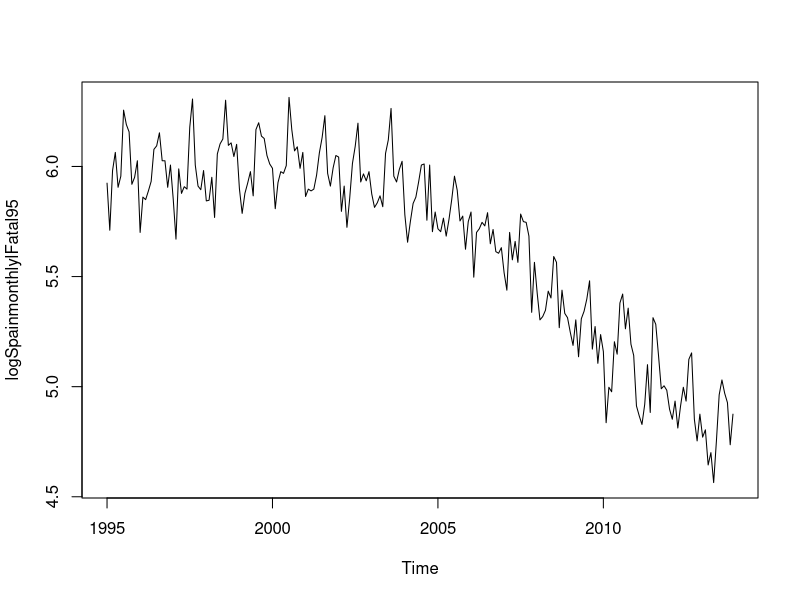
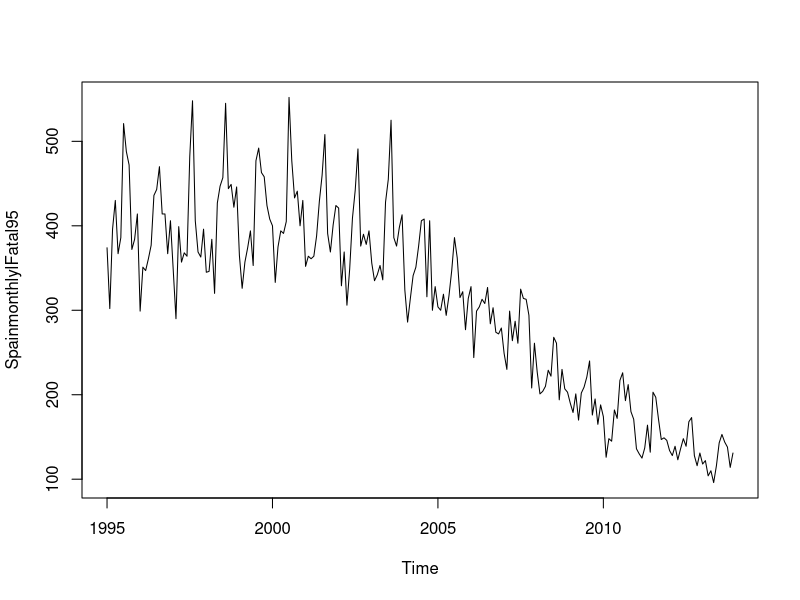
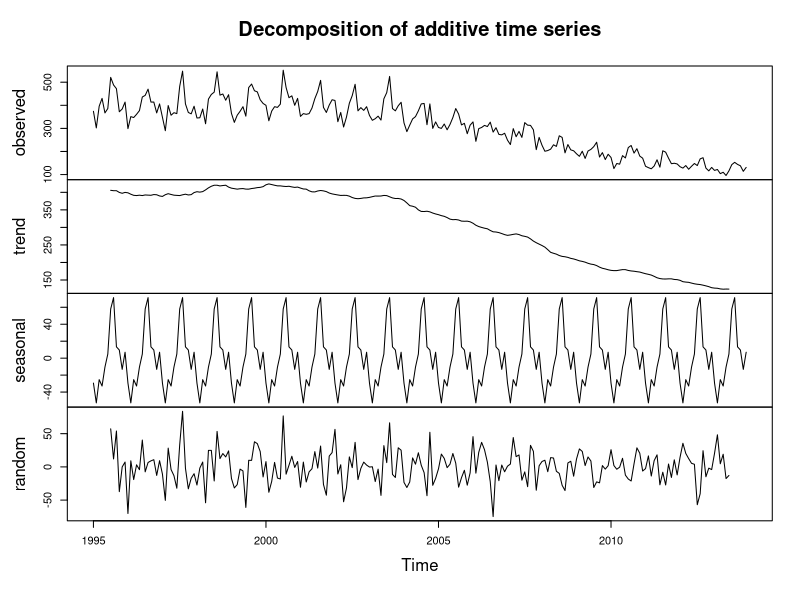
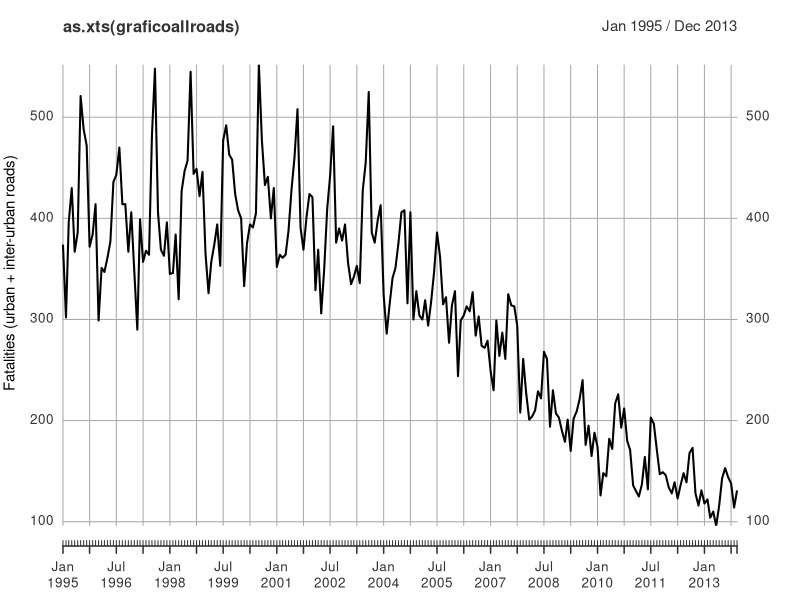
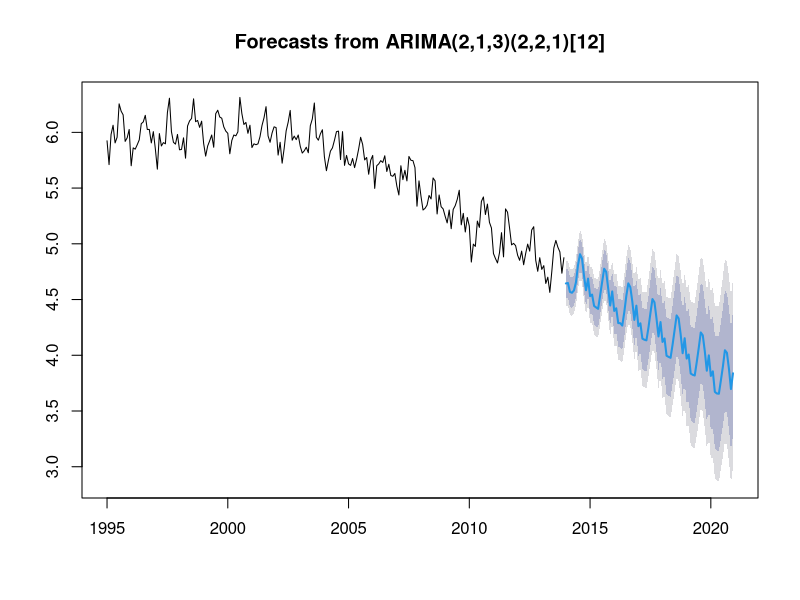

Source code (R) for these figures, in order: (Note: this script raises an error after producing the figures.)
library(forecast)
library(xts)
library(tseries)

#monthly data allroads roads from 1995 to 2013

Spainmonthly95 <- read.csv("monthlydata_allroads_1995.csv", sep= ";")

SpainmonthlylFatal95 <- ts(Spainmonthly95$fatalities, start=c(1995,1), end= c(2013,12), frequency=12)

summary(SpainmonthlylFatal95)

logSpainmonthlylFatal95 <- log(SpainmonthlylFatal95)
plot(logSpainmonthlylFatal95)
plot(SpainmonthlylFatal95)

logSpainmonthlylFatal95
SpainmonthlylFatal95
dim(as.matrix(logSpainmonthlylFatal95))

fit95 <- decompose(SpainmonthlylFatal95, type="additive")
plot(fit95)

graficoallroads <- ts(SpainmonthlylFatal95, frequency = 12, start = 1995)
plot(as.xts(graficoallroads), major.format = "%Y-%m", ylab= "Fatalities (urban + inter-urban roads)")

#he utilizado la funcion auto.arima para ver el mejor modelo 

arima2=Arima(logSpainmonthlylFatal95,order=c(2,1,3), seasonal=c(2,2,1), include.drift=TRUE)
summary(arima2) #para que sea significativo el valor del coeficiente dividido por el standard error tiene q sera > 3, en este caso solo ar1 No es significativo
confint(arima2) #cuando sale de negativo (en la primera columna) a positivo (en la segunda) o vice-cersa NO es significativo"
forecast(arima2)
plot(forecast(arima2, h=84))

arima5=Arima(logSpainmonthlylFatal95,order=c(0,1,1), seasonal=c(0,1,1))
summary(arima5) #para que sea significativo el valor del coeficiente dividido por el standard error tiene q sera > 3, en este caso todos son significativos
confint(arima5) #cuando sale de negativo (en la primera columna) a positivo (en la segunda) o vice-cersa NO es significativo"
forecast(arima5)

#dos modelos: arima2 and arima5, se ha elegido arima5 porque presenta mayor log likelihood y menor AIC y BIC 
arima5.forecast=forecast.Arima(arima5, h=84)
arima5.forecast
plot(arima5.forecast, ylab= "Fatalities (urban + inter-urban roads)")


fc<-forecast(arima5,h=84)
fc$mean<-exp(fc$mean)
fc$upper<-exp(fc$upper)
fc$lower<-exp(fc$lower)
fc$x<-exp(fc$x)
plot(fc, xlim= c(1995, 2020), ylab= "Fatalities (urban + inter-urban roads)")

fit <- Arima(logSpainmonthlylFatal95, order=c(0,1,1), seasonal=c(0,1,1))
plot(fit$x,col="black",  xlim= c(1995, 2013))
lines(fitted(fit),col="red")


fit <- Arima(SpainmonthlylFatal95, order=c(0,1,1), seasonal=c(0,1,1))
plot(fit$x,col="black",  xlim= c(1995, 2013), ylab= "Fatalities (urban + inter-urban roads)")
lines(fitted(fit),col="red")

#residuals diagnostics,  residual is the gap between the fitted and actual data
plot.ts(arima5$residuals)
Box.test(arima5$residuals, lag=20, type="Ljung-Box")
#The Ljung-Box statistic provides an indication of whether the model is correctly specified, in the sense it allows testing the global nullity of the autocorrelation of the residuals. In our case, the hypothesis is accepted because the 0,467 value of the Ljung-Box statistics is more than 0.05. Therefore, there is no reason to reject the model (no hay autocorrelacion)
acf(arima5$residuals, lag.max=24, main="ACF of the Model") #we dont have autocorrelation problems
jarque.bera.test(arima5$residuals) # no sale con problema de normalidad porque el p-value es mas grande que 0.05

